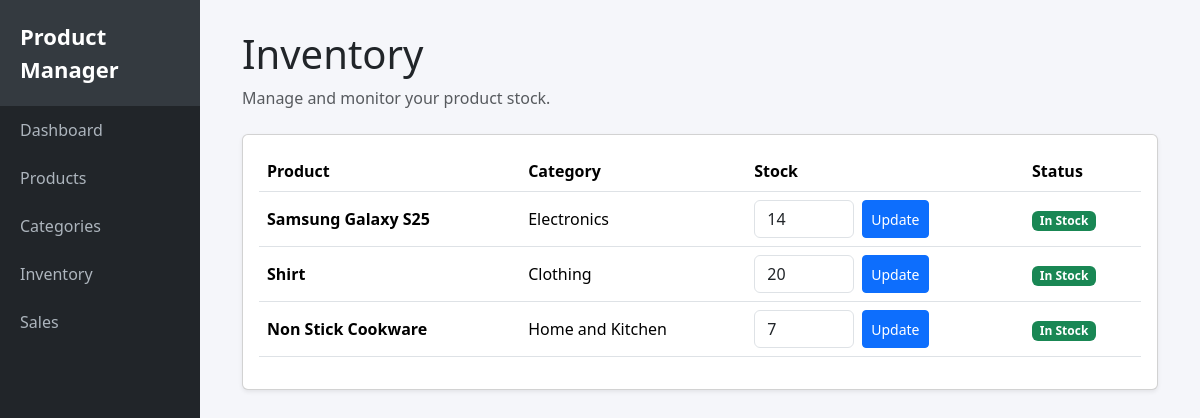
Screenshot of /inventory/ with the database file from the repository.
### products/models.py (models this page shows, shortened)
class Product(models.Model):
    name = models.CharField(max_length=200)
    description = models.TextField(blank=True)
    category = models.ForeignKey(
        Category,
        on_delete=models.CASCADE,
        related_name='products'
    )
    price = models.DecimalField(max_digits=10, decimal_places=2)
    stock = models.PositiveIntegerField(default=0)
    image = models.ImageField(upload_to='products/', blank=True, null=True)
    created_at = models.DateTimeField(auto_now_add=True)
    updated_at = models.DateTimeField(auto_now=True)

class Category(models.Model):
    name = models.CharField(max_length=100)
    description = models.TextField(blank=True)

### products/views.py (the view)
# urls.py: path('inventory/', inventory, name='inventory'),
def inventory(request):
    products = Product.objects.all()
    context = {
        'products': products,
    }
    return render(request, 'inventory.html', context)

### product_management/templates/inventory.html (shortened to what this page needs)
{% extends 'base.html' %}
{% block content %}
<div class="mb-4">
    <h1>Inventory</h1>
    <p class="text-muted">
        Manage and monitor your product stock.
    </p>
</div>
<div class="card shadow-sm">
    <div class="card-body">
        <div class="table-responsive">
            <table class="table table-hover align-middle">
                <thead>
                    <tr>
                        <th>Product</th>
                        <th>Category</th>
                        <th>Stock</th>
                        <th>Status</th>
                    </tr>
                </thead>
                <tbody>
                    {% for product in products %}
                    <tr>
                        <td>
                            <strong>{{ product.name }}</strong>
                        </td>
                        <td>
                            {{ product.category.name }}
                        </td>
                        <td>
                            <form method="POST" action="{% url 'update_stock' product.id %}" class="d-flex gap-2">
                                <input type="number" name="stock" value="{{ product.stock }}" min="0"
                                    class="form-control" style="width: 100px;" required>
                                <button type="submit" class="btn btn-sm btn-primary">
                                    Update
                                </button>
                            </form>
                        </td>
                        <td>
                            {% if product.stock == 0 %}
                            <span class="badge bg-danger">
                                Out of Stock
                            </span>
                            {% elif product.stock <= 5 %} <span class="badge bg-warning text-dark">
                                Low Stock
                                </span>
                                {% else %}
                                <span class="badge bg-success">
                                    In Stock
                                </span>
                                {% endif %}
                        </td>
                    </tr>
                    {% empty %}
                    <tr>
                        <td colspan="4" class="text-center text-muted">
                            No products available.
                        </td>
                    </tr>
                    {% endfor %}
                </tbody>
            </table>
        </div>
    </div>
</div>
{% endblock %}

### product_management/templates/base.html (style rules this page uses)
body { background-color: #f5f6fa; }

### rows the page displays
Product: name "Samsung Galaxy S25", category.name "Electronics", stock "14", shows "In Stock"
Product: name "Shirt", category.name "Clothing", stock "20", shows "In Stock"
Product: name "Non Stick Cookware", category.name "Home and Kitchen", stock "7", shows "In Stock"
